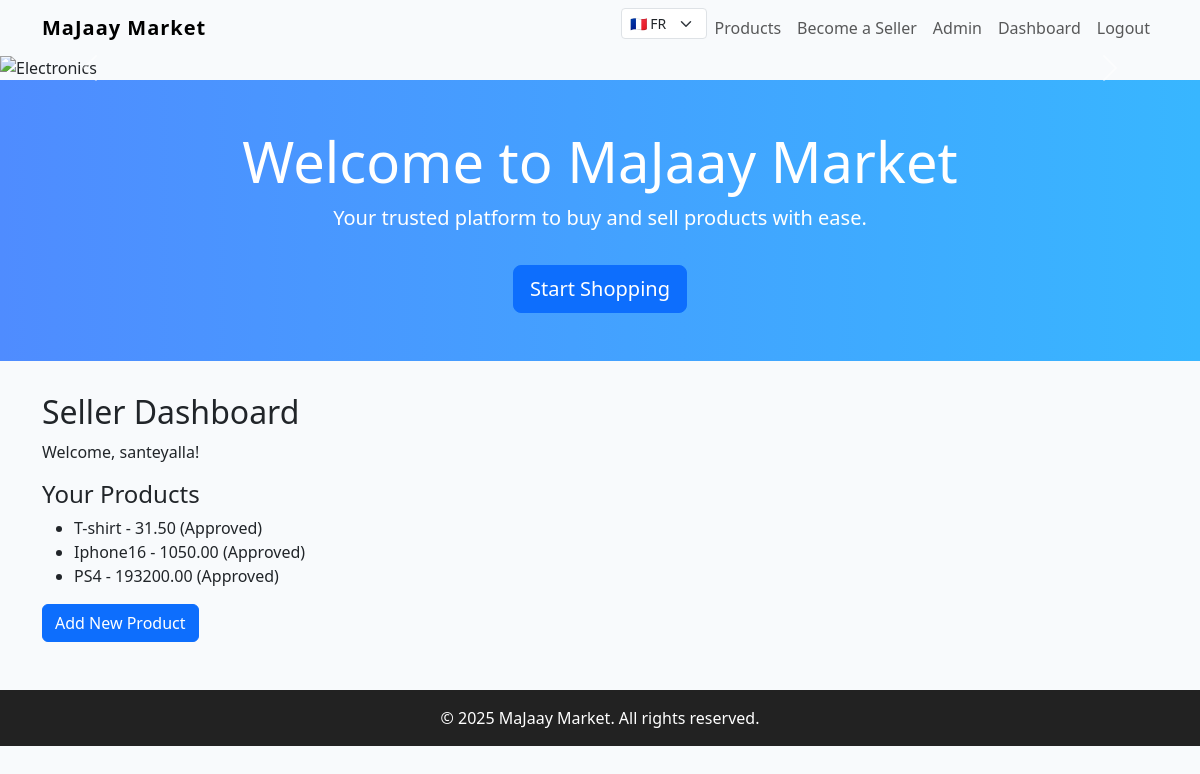
The app's page /majaay/seller/dashboard/ (signed in) with its own data.
### majaay/models.py (models this page shows, shortened)
class User(AbstractUser):
    ROLE_OWNER = 'owner'
    ROLE_MANAGER = 'manager'
    ROLE_SELLER = 'seller'
    ROLE_BUYER = 'buyer'
    ROLE_CHOICES = [
        (ROLE_OWNER, 'Owner'),
        (ROLE_MANAGER, 'Manager'),
        (ROLE_SELLER, 'Seller'),
        (ROLE_BUYER, 'Buyer'),
    ]
    role = models.CharField(max_length=12, choices=ROLE_CHOICES, default=ROLE_BUYER)
    address = models.TextField(blank=True)
    phone = models.CharField(max_length=30, blank=True)
    def is_seller(self):
        return self.role == self.ROLE_SELLER
    def is_manager(self):
        return self.role == self.ROLE_MANAGER

class Product(models.Model):
    seller = models.ForeignKey(settings.AUTH_USER_MODEL, on_delete=models.CASCADE, related_name='products')
    category = models.ForeignKey(Category, on_delete=models.CASCADE, related_name='products')
    title = models.CharField(max_length=255)
    description = models.TextField(blank=True)
    price = models.DecimalField(max_digits=10, decimal_places=2)  # seller's price
    displayed_price = models.DecimalField(max_digits=10, decimal_places=2, default=0)
    image = models.ImageField(upload_to='products/%Y/%m/%d/', null=True, blank=True)
    created_at = models.DateTimeField(auto_now_add=True)
    updated_at = models.DateTimeField(auto_now=True)
    approved = models.BooleanField(default=False)  # managers approve products

### majaay/views.py (the view)
# urls.py: path('seller/dashboard/', views.seller_dashboard, name='seller_dashboard'),
@login_required
def seller_dashboard(request):
    if not request.user.is_seller():
        return redirect('/')
    products = request.user.products.all()
    return render(request, 'majaay/seller_dashboard.html', {'products': products})

### majaay/templates/majaay/seller_dashboard.html
{% extends 'majaay/base.html' %}
{% block content %}
  <h2>Seller Dashboard</h2>
  <p>Welcome, {{ user.get_full_name|default:user.username }}!</p>
  <h4>Your Products</h4>
  <ul>
    {% for product in products %}
      <li>{{ product.title }} - {{ product.displayed_price }} {% if product.approved %}(Approved){% else %}(Pending){% endif %}</li>
    {% empty %}
      <li>You have not added any products yet.</li>
    {% endfor %}
  </ul>
  <a href="/majaay/seller/product/add/" class="btn btn-primary">Add New Product</a>
{% endblock %}

### majaay/templates/majaay/base.html (style rules this page uses)
body { background: #f8fafc; }

### records on screen
User: get_full_name "santeyalla"
Product: title "T-shirt", displayed_price "31.50", approved "(Approved)"
Product: title "Iphone16", displayed_price "1050.00", approved "(Approved)"
Product: title "PS4", displayed_price "193200.00", approved "(Approved)"

### other values on screen
{{ now|default:2025 }} "2025"
